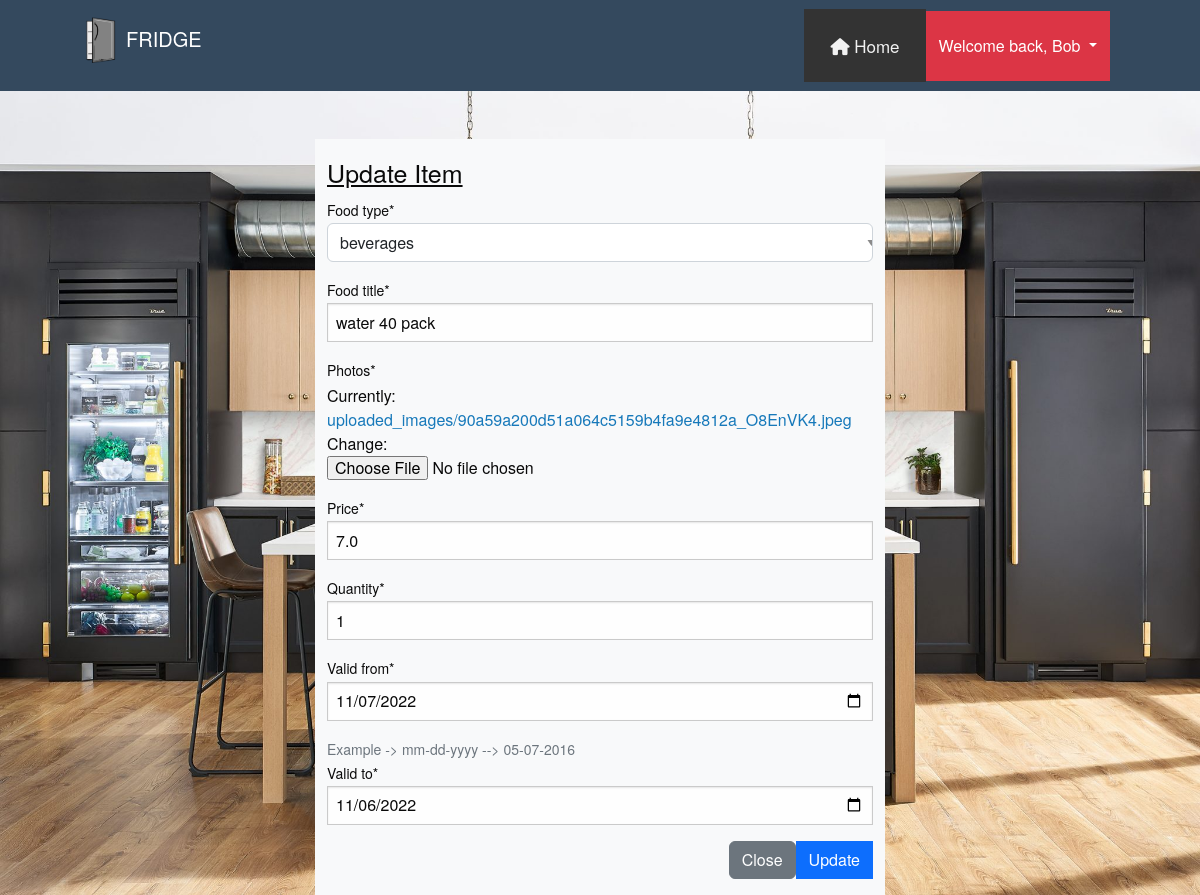
Before: /edit/22 (signed in) with the older database file.
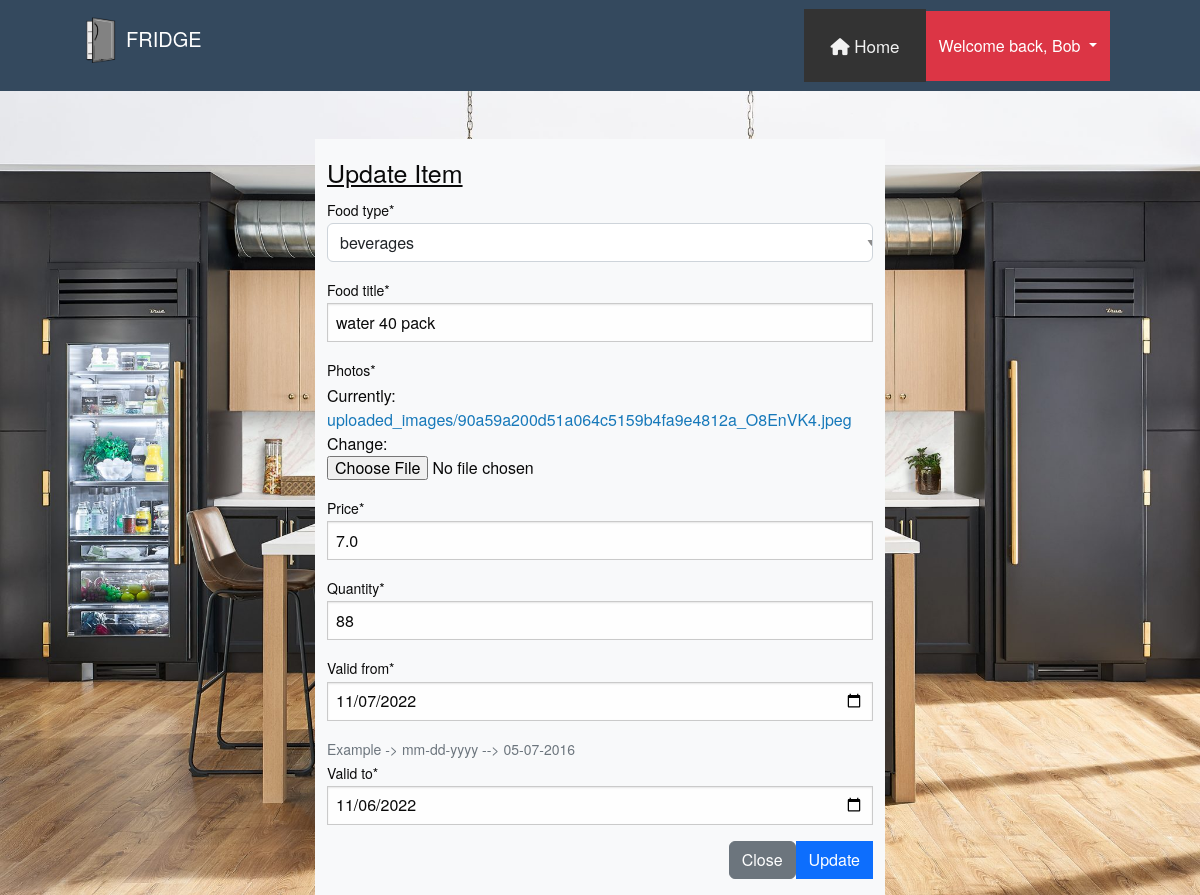
After: the same page with the newer database file.
### app1/models.py (models this page shows, shortened)
class Item(models.Model):
    STATUS_CHOICES1 = (
        ('dairy', 'dairy'),
        ('beverages', 'beverages'),
        ('frozen vegetables', 'frozen vegetables'),
        ('meat', 'meat'),
        ('fruits', 'fruits'),
    )
    author = models.ForeignKey(Profile, on_delete=models.CASCADE)
    food_type = models.CharField(max_length=100, choices=STATUS_CHOICES1)
    food_title = models.CharField(max_length=120)
    photos = models.ImageField(upload_to='uploaded_images/')
    price = models.FloatField(default=0)
    quantity = models.PositiveIntegerField(null=False, default=0)
    valid_from = models.DateField(auto_now=False, auto_now_add=False)
    valid_to = models.DateField(auto_now=False, auto_now_add=False)
    timestamp = models.DateTimeField(auto_now_add=True)
    status = models.CharField(default='Good',max_length=100)
    class Meta:
        verbose_name_plural = "Items"

### app1/views.py (the view)
# urls.py: path('edit/<int:pk>', item_update, name='item_update'),
@login_required
def item_update(request, pk):
    data = get_object_or_404(Item, pk=pk, author=request.user.id)
    form = ItemForm(instance=data)
    if request.method == "POST":
        form = ItemForm(request.POST, request.FILES, instance=data)
        if form.is_valid():
            form.save()
            messages.success(request, "Successfully updated item ...!!!")
            return redirect('item_list')
    context = {
        "form": form
    }
    return render(request, 'update_item.html', context)

### app1/forms.py
class ItemForm(forms.ModelForm):
    valid_to = forms.DateField(
        widget = forms.DateInput(
            attrs={
                'type': 'date',
                'class': 'form-control'},
            )
    )
    valid_from = forms.DateField(
        widget = forms.DateInput(
            attrs={
                'type': 'date',
                'class': 'form-control'},
            )
    )
    class Meta:
        model = Item
        fields = ('food_type', 'food_title', 'photos', 'price', 'quantity', 'valid_from', 'valid_to')
    def __init__(self, *args, **kwargs):
        super(ItemForm, self).__init__(*args, **kwargs)
        self.fields['valid_from'].help_text = "Example -> mm-dd-yyyy --> 05-07-2016"

### templates/update_item.html (shortened to what this page needs)
{% extends 'base.html' %}
{% load crispy_forms_tags %}
{% block content %}
    <div class="container mt-5">
        <div class="row justify-content-center ">
            <div class="col-md-6 col-sm-4 bg-light">
                <h4 class="mt-3"><u>Update Item</u></h4>
                <form action="" method="post" enctype="multipart/form-data">
                    {{ form|crispy }}
                    <div class="modal-footer mt-2 mb-3 ">
                        <a href="/"><button type="button_update" class="btn btn-secondary" data-bs-dismiss="modal">Close
                        </button></a>
                        <button type="submit" class="btn btn-primary ">Update</button>
                    </div>
                </form>
            </div>
        </div>
    </div>
{% endblock %}

Changed rows visible on the page:
changed Item "beverages": quantity "1" → "88"
